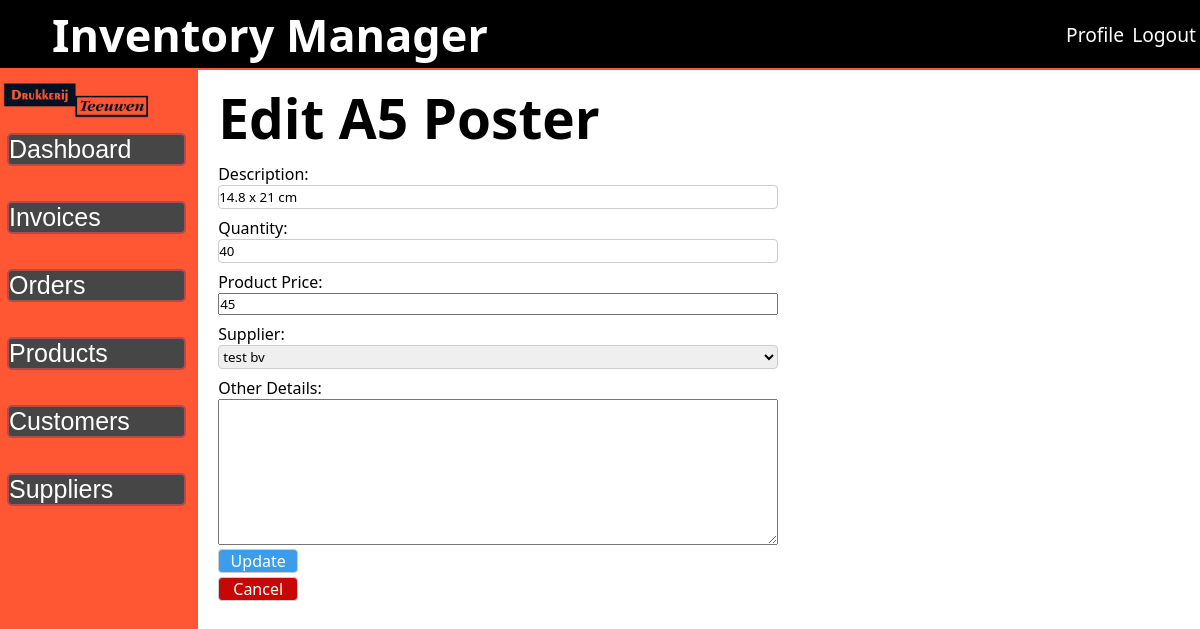
Screenshot of /public/editProduct.php?id=147 (signed in) with the database file from the repository.
### tables this page shows
CREATE TABLE `products` (
  `id` int(11) NOT NULL,
  `product_name` varchar(50) NOT NULL,
  `product_description` varchar(100) DEFAULT NULL,
  `product_quantity` int(11) NOT NULL,
  `product_price` float NOT NULL,
  `other_details` text DEFAULT NULL,
  `supplier_id` int(11) DEFAULT NULL,
  `date` date NOT NULL DEFAULT current_timestamp()
);

CREATE TABLE `suppliers` (
  `id` int(11) NOT NULL,
  `name` varchar(90) NOT NULL,
  `number` varchar(20) NOT NULL,
  `email` varchar(200) NOT NULL,
  `street` varchar(90) NOT NULL,
  `postcode` varchar(8) NOT NULL,
  `city` varchar(90) NOT NULL,
  `country` varchar(90) NOT NULL,
  `dateTime` datetime NOT NULL DEFAULT current_timestamp()
);

### public/editProduct.php (the view, shortened to what this page needs)
<?php
require_once '../src/inc/session_check.php';
$id = $_GET['id'];
$sql = "SELECT * FROM products INNER JOIN suppliers ON products.supplier_id=suppliers.id  WHERE products.id='$id'";
$result = $con->query($sql);
$row = $result->fetch_assoc();
?>
<h1>Edit
    <?php echo $row['product_name']; ?>
</h1>
<div class="form-container">
    <form action="../src/editProductForm.php" method="POST" id="editProduct">
        <label for="product_description" name="product_description">Description:</label>
        <input type="text" name="product_description" value="<?php echo $row['product_description']; ?> "
            maxlength="100">
        <label for="quantity" name="quantity">Quantity:</label>
        <input type="number" name="quantity" id="quantity" value="<?php echo $row['product_quantity']; ?>"
            maxlength="11">
        <label for="product_price">Product Price:</label>
        <input type="float" name="product_price" value="<?php echo $row['product_price']; ?>">
        <label for="supplier">Supplier:</label>
        <select name="supplier">
            <option value="<?php echo $row['id']; ?>">
                <?php echo $row['name']; ?>
            </option>
        </select>
        <label for="other_details">Other Details:</label>
        <textarea name="other_details" maxlength="500" rows="8"><?php echo $row['other_details']; ?></textarea>
        <input type="submit" value="Update">
        <a class="cancel-button" href="products.php">Cancel</a>
    </form>
</div>

### assets/CSS/main.css (style rules this page uses)
* { box-sizing: border-box; font-family: system-ui, -apple-system, BlinkMacSystemFont, 'Segoe UI', Roboto, Oxygen, Ubuntu, Cantarell, 'Open Sans', 'Helvetica Neue', sans-serif; margin: 0px; padding: 0px; }
html { height: 100%; }
a { text-decoration: none; }
.main-content h1 { font-size: 55px; }
input[type=submit] { margin: 2px 0px; margin-top: 4px; height: 3vh; width: 10vh; font-size: medium; color: white; background: #3c9dea; border: 1px solid #ccc; border-radius: 4px; }
.cancel-button { display: flex; justify-content: center; align-items: center; margin: 2px 0px; height: 3vh; width: 10vh; color: white; background: #c70606; border: 1px solid #ccc; border-radius: 4px; }
.form-container { width: 70vh; height: 80vh; }
.form-container form { display: flex; flex-direction: column; justify-content: flex-start; }
.form-container form label { margin-top: 8px; }
.form-container form input[type=text], input[type=number], select { width: 100%; height: 3vh; display: inline-block; border: 1px solid #ccc; border-radius: 4px; box-sizing: border-box; }

### rows the page displays
products: product_name "A5 Poster", product_description "14.8 x 21 cm", quantity "40", product_price "45", supplier "test bv"
